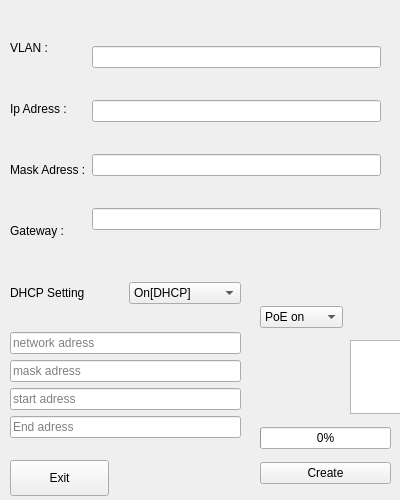
<?xml version="1.0" encoding="UTF-8"?>
<ui version="4.0">
 <class>createConfig</class>
 <widget class="QWidget" name="createConfig">
  <property name="geometry">
   <rect>
    <x>0</x>
    <y>0</y>
    <width>400</width>
    <height>500</height>
   </rect>
  </property>
  <property name="minimumSize">
   <size>
    <width>400</width>
    <height>500</height>
   </size>
  </property>
  <property name="maximumSize">
   <size>
    <width>400</width>
    <height>500</height>
   </size>
  </property>
  <property name="windowTitle">
   <string>Form</string>
  </property>
  <widget class="QPushButton" name="pushButton">
   <property name="geometry">
    <rect>
     <x>10</x>
     <y>460</y>
     <width>99</width>
     <height>36</height>
    </rect>
   </property>
   <property name="text">
    <string>Exit</string>
   </property>
  </widget>
  <widget class="QWidget" name="layoutWidget">
   <property name="geometry">
    <rect>
     <x>10</x>
     <y>20</y>
     <width>371</width>
     <height>238</height>
    </rect>
   </property>
   <layout class="QHBoxLayout" name="horizontalLayout">
    <item>
     <layout class="QVBoxLayout" name="verticalLayout_2">
      <item>
       <widget class="QLabel" name="label">
        <property name="text">
         <string>VLAN :</string>
        </property>
       </widget>
      </item>
      <item>
       <widget class="QLabel" name="label_2">
        <property name="text">
         <string>Ip Adress :</string>
        </property>
       </widget>
      </item>
      <item>
       <widget class="QLabel" name="label_3">
        <property name="text">
         <string>Mask Adress :</string>
        </property>
       </widget>
      </item>
      <item>
       <widget class="QLabel" name="label_4">
        <property name="text">
         <string>Gateway :</string>
        </property>
       </widget>
      </item>
     </layout>
    </item>
    <item>
     <layout class="QVBoxLayout" name="verticalLayout">
      <item>
       <widget class="QLineEdit" name="lineEdit"/>
      </item>
      <item>
       <widget class="QLineEdit" name="lineEdit_2"/>
      </item>
      <item>
       <widget class="QLineEdit" name="lineEdit_3"/>
      </item>
      <item>
       <widget class="QLineEdit" name="lineEdit_4"/>
      </item>
     </layout>
    </item>
   </layout>
  </widget>
  <widget class="QWidget" name="layoutWidget">
   <property name="geometry">
    <rect>
     <x>10</x>
     <y>260</y>
     <width>231</width>
     <height>200</height>
    </rect>
   </property>
   <layout class="QVBoxLayout" name="verticalLayout_4">
    <item>
     <layout class="QHBoxLayout" name="horizontalLayout_2">
      <item>
       <widget class="QLabel" name="label_5">
        <property name="text">
         <string>DHCP Setting</string>
        </property>
       </widget>
      </item>
      <item>
       <widget class="QComboBox" name="comboBox">
        <item>
         <property name="text">
          <string>On[DHCP]</string>
         </property>
        </item>
        <item>
         <property name="text">
          <string>Off[DHCP]</string>
         </property>
        </item>
       </widget>
      </item>
     </layout>
    </item>
    <item>
     <layout class="QVBoxLayout" name="verticalLayout_3">
      <item>
       <widget class="QLineEdit" name="lineEdit_5">
        <property name="text">
         <string extracomment="xzxzxz"/>
        </property>
        <property name="placeholderText">
         <string>network adress</string>
        </property>
       </widget>
      </item>
      <item>
       <widget class="QLineEdit" name="lineEdit_6">
        <property name="text">
         <string/>
        </property>
        <property name="placeholderText">
         <string>mask adress</string>
        </property>
       </widget>
      </item>
      <item>
       <widget class="QLineEdit" name="lineEdit_7">
        <property name="text">
         <string notr="true"/>
        </property>
        <property name="placeholderText">
         <string>start adress</string>
        </property>
       </widget>
      </item>
      <item>
       <widget class="QLineEdit" name="lineEdit_8">
        <property name="text">
         <string/>
        </property>
        <property name="placeholderText">
         <string>End adress</string>
        </property>
       </widget>
      </item>
     </layout>
    </item>
   </layout>
  </widget>
  <widget class="QWidget" name="layoutWidget">
   <property name="geometry">
    <rect>
     <x>260</x>
     <y>260</y>
     <width>83</width>
     <height>114</height>
    </rect>
   </property>
   <layout class="QVBoxLayout" name="verticalLayout_5">
    <item>
     <widget class="QComboBox" name="comboBox_2">
      <item>
       <property name="text">
        <string>PoE on</string>
       </property>
      </item>
      <item>
       <property name="text">
        <string>PoE off</string>
       </property>
      </item>
     </widget>
    </item>
   </layout>
  </widget>
  <widget class="QWidget" name="layoutWidget">
   <property name="geometry">
    <rect>
     <x>260</x>
     <y>420</y>
     <width>131</width>
     <height>72</height>
    </rect>
   </property>
   <layout class="QVBoxLayout" name="verticalLayout_6">
    <item>
     <widget class="QProgressBar" name="progressBar">
      <property name="value">
       <number>0</number>
      </property>
     </widget>
    </item>
    <item>
     <widget class="QPushButton" name="pushButton_2">
      <property name="text">
       <string>Create</string>
      </property>
     </widget>
    </item>
   </layout>
  </widget>
  <widget class="QTextEdit" name="textEdit">
   <property name="geometry">
    <rect>
     <x>350</x>
     <y>340</y>
     <width>81</width>
     <height>74</height>
    </rect>
   </property>
  </widget>
 </widget>
 <resources/>
 <connections>
  <connection>
   <sender>pushButton</sender>
   <signal>clicked()</signal>
   <receiver>pushButton</receiver>
   <slot>close()</slot>
   <hints>
    <hint type="sourcelabel">
     <x>363</x>
     <y>563</y>
    </hint>
    <hint type="destinationlabel">
     <x>312</x>
     <y>564</y>
    </hint>
   </hints>
  </connection>
 </connections>
</ui>
